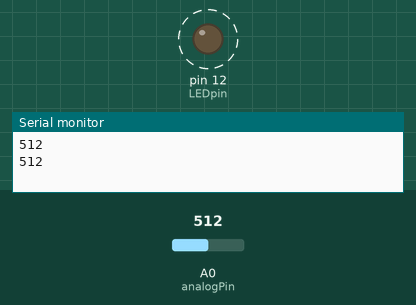
Simulated run of this sketch. Board: Arduino Uno, built with avr-gcc and run on an emulated ATmega328P. On the bench: output pins drawn as LEDs (lit = HIGH), the last lines printed to the serial monitor. Dashed ring = blinking. Inputs (shaded band) come from the test bench; at power-on: A0 (analogPin) = 512.

Above: at 1.8 s.
1.9 s: A0 (analogPin) set to 306
At 2.2 s:
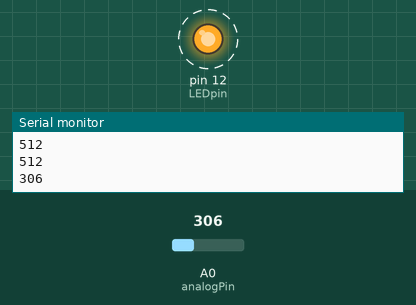
5.4 s: A0 (analogPin) set to 122
At 5.56 s:
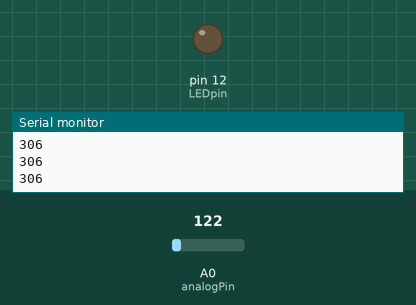
Timing chart, 0 to 14.9 s (numbered marks = the images above; inputs shaded):
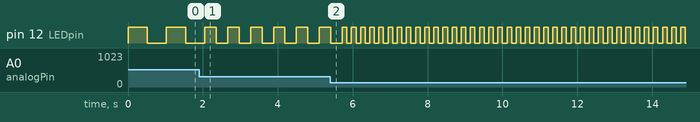

Measured:
- after the input at 1.9 s, pin 12 (LEDpin): alternates HIGH for 0.31 s and LOW for 0.31 s, starting after 0.46 s
- by itself, pin 12 (LEDpin): alternates HIGH for 0.51 s and LOW for 0.51 s

The sketch:

P_B1.ino
```cpp
#define analogPin 0
#define LEDpin 12
int val = 0;

void setup() {
  // put your setup code here, to run once:
  Serial.begin(9600);
  pinMode(LEDpin, OUTPUT);
}

void loop() {
  // put your main code here, to run repeatedly:
  val = analogRead(analogPin);
  Serial.println(val);

  digitalWrite(LEDpin,HIGH);
  delay(val);
  digitalWrite(LEDpin,LOW);
  delay(val);
}
```
